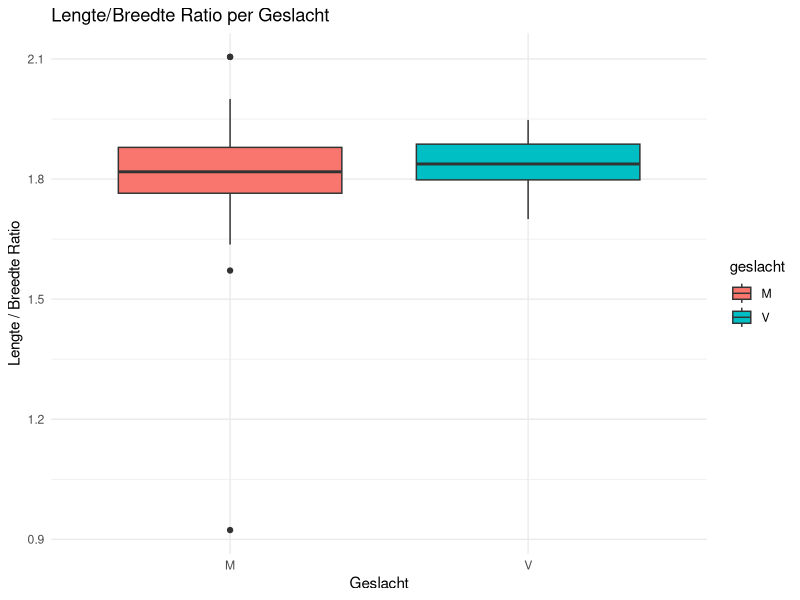
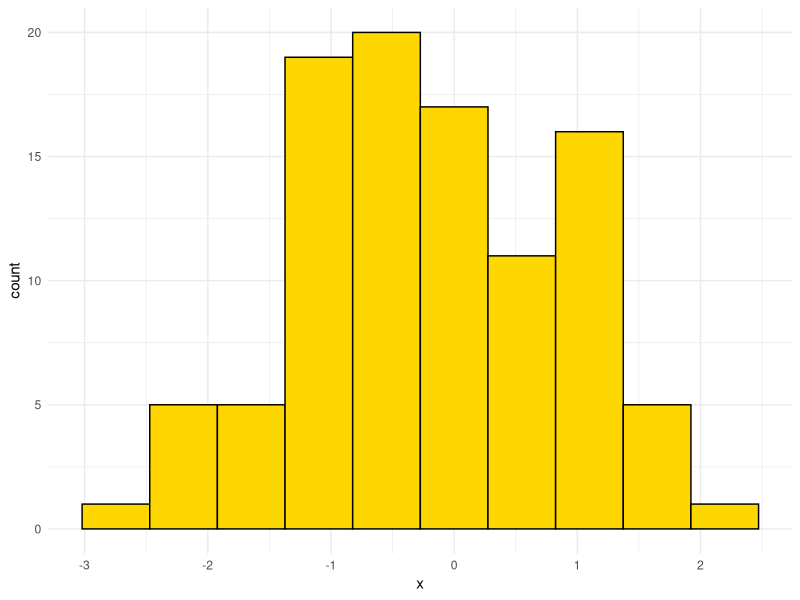

Reproduce these figures in R, in order.
## ---- chunk 1
# DON'T TOUCH THIS
knitr::opts_chunk$set(echo = TRUE)
library(ggplot2)

## ---- chunk 2
biometric_data <- read.csv("hand_metingen.csv")

head(biometric_data)

# lengte, breedte, geslacht
colnames(biometric_data)

biometric_data$ratio <- biometric_data$lengte / biometric_data$breedte

head(biometric_data)

print(tapply(biometric_data$ratio, biometric_data$geslacht, mean))
print(tapply(biometric_data$ratio, biometric_data$geslacht, sd))

print(shapiro.test(biometric_data$ratio))

female_ratios <- subset(biometric_data, geslacht == "V", select = ratio, drop = TRUE)
male_ratios <- subset(biometric_data, geslacht == "M", select = ratio, drop = TRUE)

print(t.test(female_ratios, male_ratios))

library(ggplot2)
ggplot(biometric_data, aes(x = geslacht, y = ratio, fill = geslacht)) +
  geom_boxplot() +
  labs(title = "Lengte/Breedte Ratio per Geslacht",
       x = "Geslacht",
       y = "Lengte / Breedte Ratio") +
  theme_minimal()
## ---- chunk 3
hist_data <- data.frame(x = rnorm(n = 100))
ggplot(data = hist_data,
       mapping = aes(x = x)) +
    geom_histogram(bins = 10, fill = "gold", colour = "black") +
    theme_minimal()
